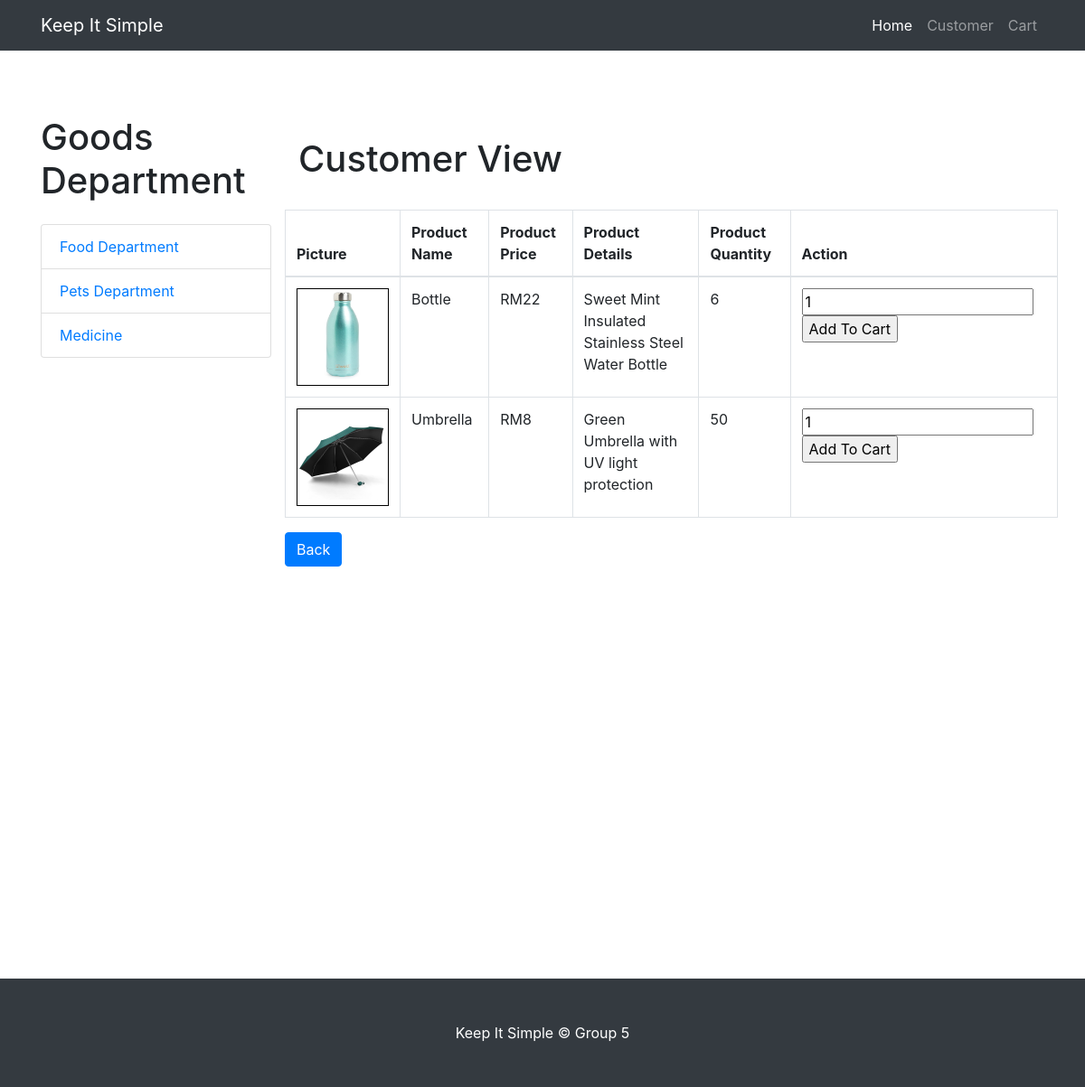
The app's page /ApplicationLayer/goodsModuleView/cAllGoodsView.php with its own data.
### tables this page shows
CREATE TABLE `product` (
  `productid` int(20) NOT NULL,
  `prodName` varchar(60) NOT NULL,
  `prodType` varchar(60) NOT NULL,
  `prodPrice` float NOT NULL,
  `prodDetail` varchar(100) NOT NULL,
  `prodQuantity` int(20) NOT NULL,
  `fileIn2` varchar(200) DEFAULT NULL
);

### libs/database.php (called while the page is built, shortened)
<?php
class DB
{
  public static function connect($value='')
  {
    $pdo = new PDO(DB_TYPE.':host='.DB_HOST.';dbname='.DB_NAME, DB_USER, DB_PASS);
    $pdo->setAttribute(PDO::ATTR_ERRMODE, PDO::ERRMODE_EXCEPTION);
    return $pdo;
  }
  public static function run($sql, $args = NULL)
    {
        if (!$args)
        {
             return DB::connect()->query($sql);
        }
     }
}
?>

### BusinessLayer/goodsModel/goodsModel.php (called while the page is built, shortened)
<?php
require_once '/xampp/htdocs/sdw/libs/database.php';
class goodsModel{
    function viewallProduct(){
        $sql = "select * from product";
        return DB::run($sql);
    }
}
?>

### BusinessLayer/goodsController/goodsController.php (called while the page is built, shortened)
<?php
require_once '\xampp\htdocs\sdw\BusinessLayer\goodsModel\goodsModel.php';
class goodsController{
    function viewAllProduct(){
        $product = new goodsModel();
        return $product->viewallProduct();
    }
}
?>

### ApplicationLayer/goodsModuleView/cAllGoodsView.php (the view, shortened to what this page needs)
<?php
require_once '/xampp/htdocs/sdw/BusinessLayer/goodsController/goodsController.php';
$product = new goodsController();
$data = $product->viewAllProduct();
?>
<!DOCTYPE html>
<html lang="en">
<head>
  <link href="/sdw/vendor/bootstrap/css/bootstrap.min.css" rel="stylesheet">
  <link href="/sdw/css/shop-homepage.css" rel="stylesheet">
  <link rel="stylesheet" type="text/css" href="https://cdn.datatables.net/1.10.21/css/jquery.dataTables.css">
</head>
<body>
  <nav class="navbar navbar-expand-lg navbar-dark bg-dark fixed-top">
    <div class="container">
      <a class="navbar-brand" href="../loginRegisterModuleView/homepage.php">Keep It Simple</a>
      <div class="collapse navbar-collapse" id="navbarResponsive">
        <ul class="navbar-nav ml-auto">
          <li class="nav-item active">
            <a class="nav-link" href="../login register/cHomepage.php">Home
            </a>
          </li>
          <li class="nav-item">
            <a class="nav-link" href="#">Customer</a>
          </li>
          <li class="nav-item">
            <a class="nav-link" href="../cartModuleView/cartView.php">Cart</a>
          </li>
        </ul>
      </div>
    </div>
  </nav>
  <div class="container">
    <div class="row">
      <div class="col-lg-3">
        <br></br>
        <h1 class="my-4">Goods Department</h1>
        <div class="list-group">
          <a href="#" class="list-group-item">Food Department</a>
          <a href="#" class="list-group-item">Pets Department</a>
          <a href="#" class="list-group-item">Medicine</a>
        </div>
      </div>
      <div class="col-lg-9">
                  <br></br>
                  <h1>Customer View</h1><br>
        <div class="row">
          <table class="table table-striped table-bordered table-hover" id="goodsTable">
      <thead>
      <tr>
        <th>Picture</th>
        <th>Product Name</th>
        <th>Product Price</th>
        <th>Product Details</th>
        <th>Product Quantity</th>
        <th>Action</th>
      </tr>
      </thead>
      <tbody>
          <?php
            foreach($data as $row){
              echo "<tr>";
          ?>
          <form action="" method="POST">
          <tr>
            <td rowspan="1">
                <?php
                $image=$row['fileIn2'];
                echo '<span style="border: 1px solid black; display: inline-block"><input type ="image" img id="placeImage" img src="uploadimage/'.$image.'" height="100" width="100"></span>';
                ?></td>
            <td><?=$row['prodName']?></td>
            <td>RM<?=$row['prodPrice']?></td>
            <td><?=$row['prodDetail']?></td>
            <td><?=$row['prodQuantity']?></td>
          <td><form action="" method="POST">
            <input type="number" name="productQuantity" value="1">
            <input type="submit" name="addToCart" value="Add To Cart">
          </form></td>
                   </form>
                <?php
                  echo "</tr>";
                  }
                ?>
          <table>
            <input type="button" class="btn btn-primary" onclick="location.href='../login register/cHomepageView.php'" value="Back"></td>
          </table>
        </tbody>
        </table>
        </div>
      </div>
    </div>
  </div>
  <br></br><br></br><br></br><br></br><br></br><br></br><br></br><br></br><br></br><br>
  <footer class="py-5 bg-dark">
    <div class="container">
      <p class="m-0 text-center text-white">Keep It Simple &copy; Group 5</p>
    </div>
  </footer>
</body>
</html>

### shop-homepage.css (style rules this page uses)
body { padding-top: 56px; }

### records on screen
product: prodName "Bottle", prodPrice "22", prodDetail "Sweet Mint Insulated Stainless Steel Water Bottle", prodQuantity "6"
product: prodName "Umbrella", prodPrice "8", prodDetail "Green Umbrella with UV light protection", prodQuantity "50"
